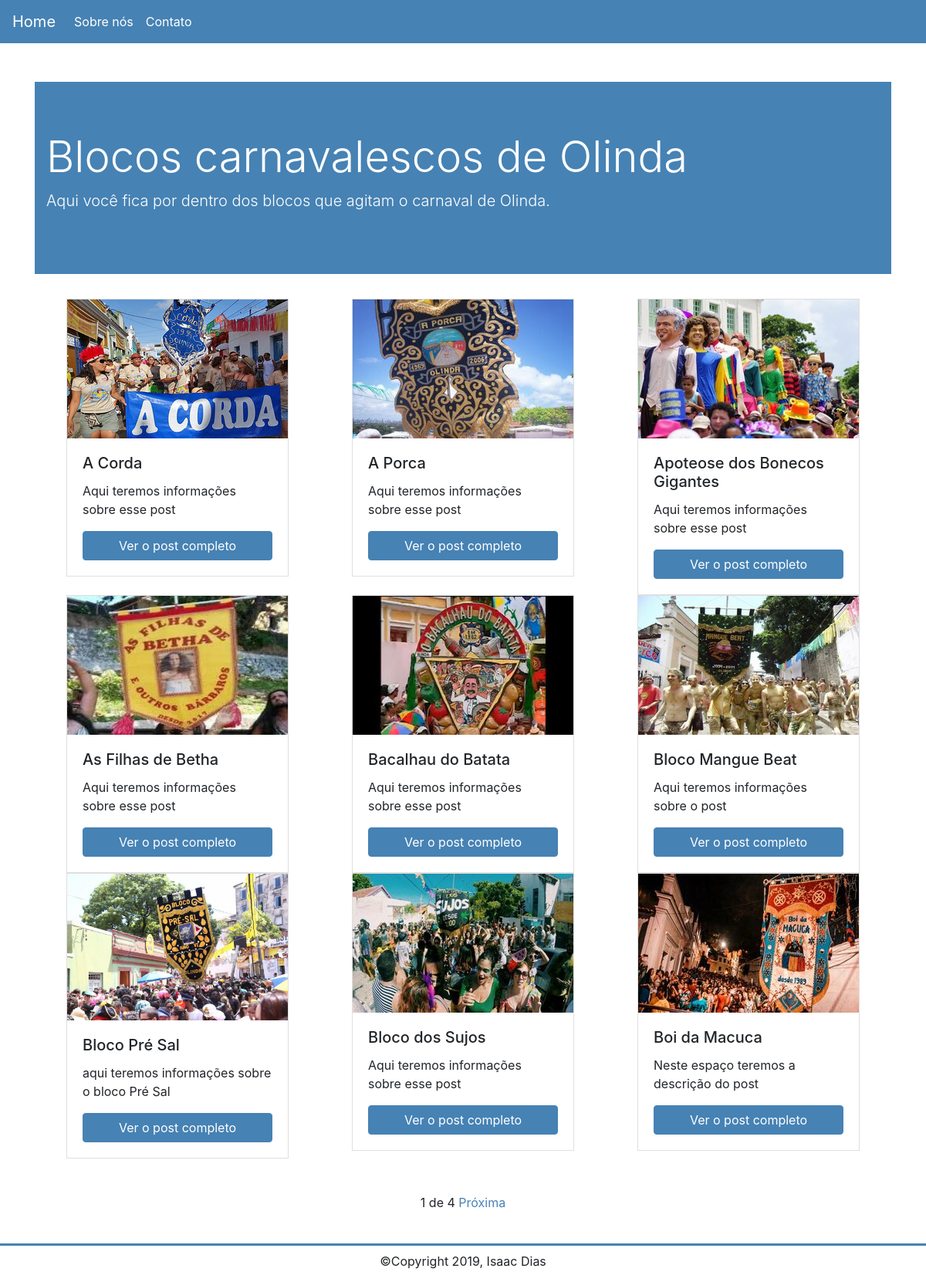
Before: / with the older database file.
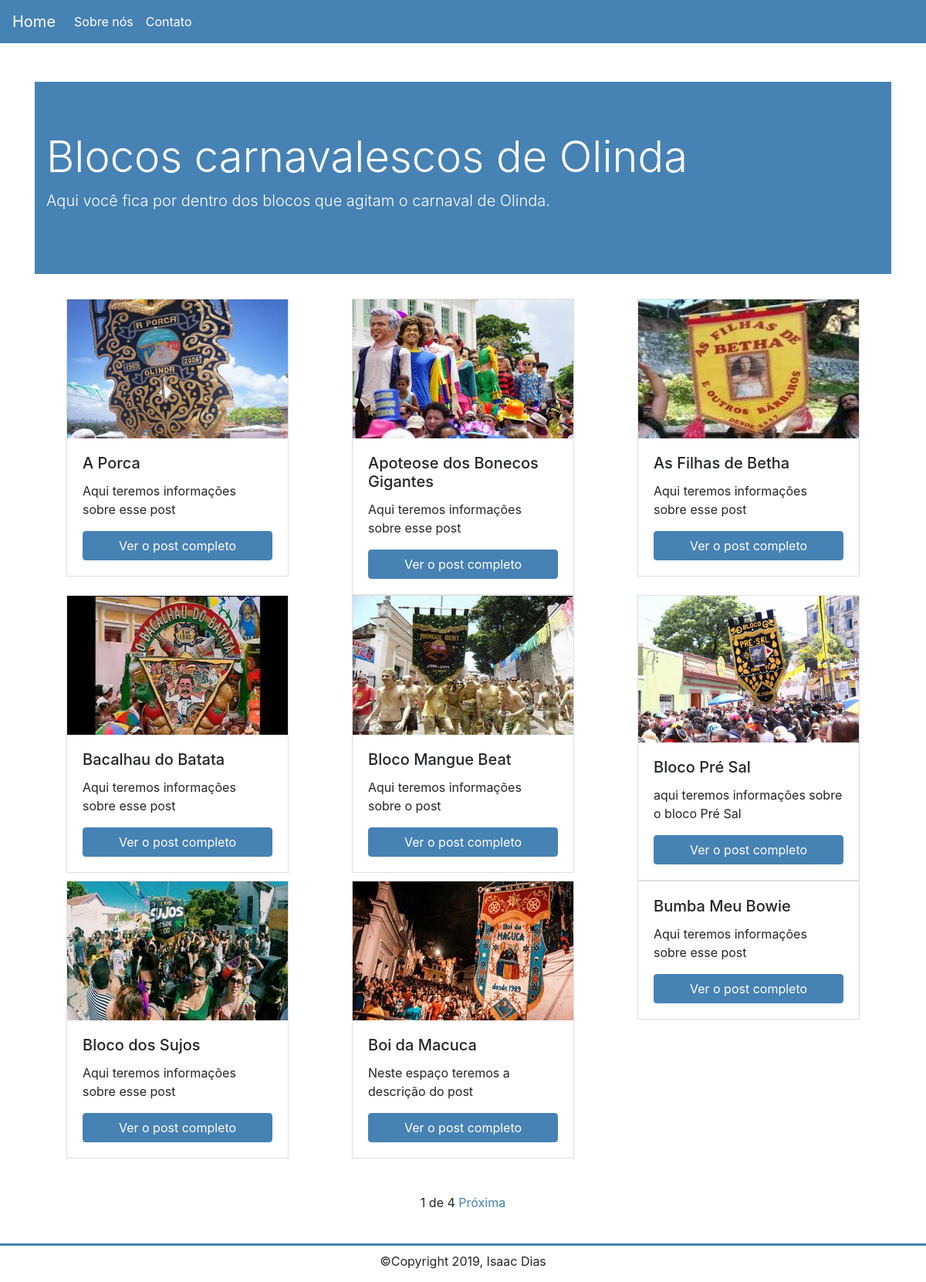
After: the same page with the newer database file.
### blog/models.py (models this page shows, shortened)
class Post(models.Model):
    STATUS = (
        ('active', 'Ativo'),
        ('draft', 'Rascunho')
    )
    title = models.CharField(max_length=200)
    body = models.TextField()
    image = models.FileField(upload_to = '', null=True, blank= True)
    author = models.ForeignKey(User, on_delete=models.CASCADE)
    slug= models.SlugField()
    created_at = models.DateField(auto_now_add=True)
    updated_at = models.DateField(auto_now=True)
    status = models.CharField(max_length=15, choices=STATUS)

### blog/views.py (the view)
# urls.py: path('', views.post_list, name='post_list'),
def post_list(request):
    post_list = Post.objects.all().order_by('title')
    paginator = Paginator(post_list, 9)
    page = request.GET.get('page')
    posts = paginator.get_page(page)
    return render(request, 'blog/post_list.html', {'posts': posts})

### blog/templates/blog/post_list.html (shortened to what this page needs)
{% extends 'blog/base.html' %}
{% block content %}
<div class="container">
    <div class="jumbotron jumbotron-fluid">
        <div class="container">
            <h1 class="display-4">Blocos carnavalescos de Olinda</h1>
            <p class="lead">Aqui você fica por dentro dos blocos que agitam o carnaval de Olinda.</p>
        </div>
    </div>
    <div class="row">
        {% for post in posts %}
        <div class="col">
            <div class="card" style="width: 18rem;">
                {% if post.image %}
                <img class="card-img-top" src="{{ post.image.url }}" alt="">
                {% endif %}
                <div class="card-body">
                    <h5 class="card-title">{{ post.title }}</h5>
                    <p class="card-text">{{ post.body |truncatechars:50}}</p>
                    <a href="{% url 'blog:post_detail' post.slug %}" class="btn btn-primary">Ver o post completo</a>
                </div>
            </div>
        </div>
        {% endfor %}
    </div>
    <div class="pagination">
        <span class="step-links">
            <span class="current">
                {{posts.number}} de {{posts.paginator.num_pages}}
            </span>
            {% if posts.has_next %}
            <a href="?page={{ posts.next_page_number }}">Próxima</a>
            {% endif %}
        </span>
    </div>
</div>
{% endblock %}

Changed rows visible on the page:
removed Post: image (picture), title "A Corda", body "Aqui teremos informações sobre esse post"
now on this page (row unchanged): Post: title "Bumba Meu Bowie", body "Aqui teremos informações sobre esse post"
